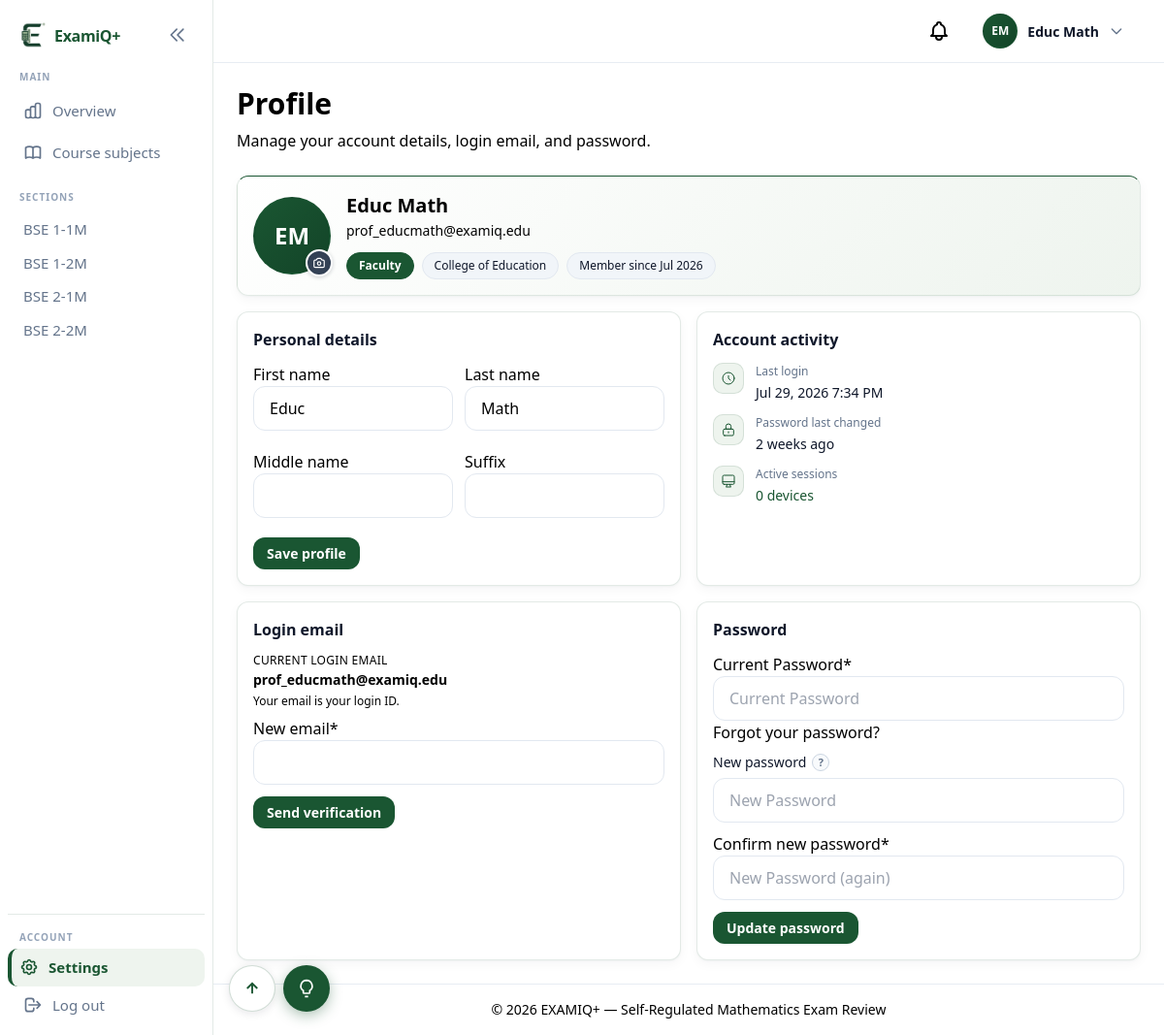
The app's page /profile/ (signed in), older data.
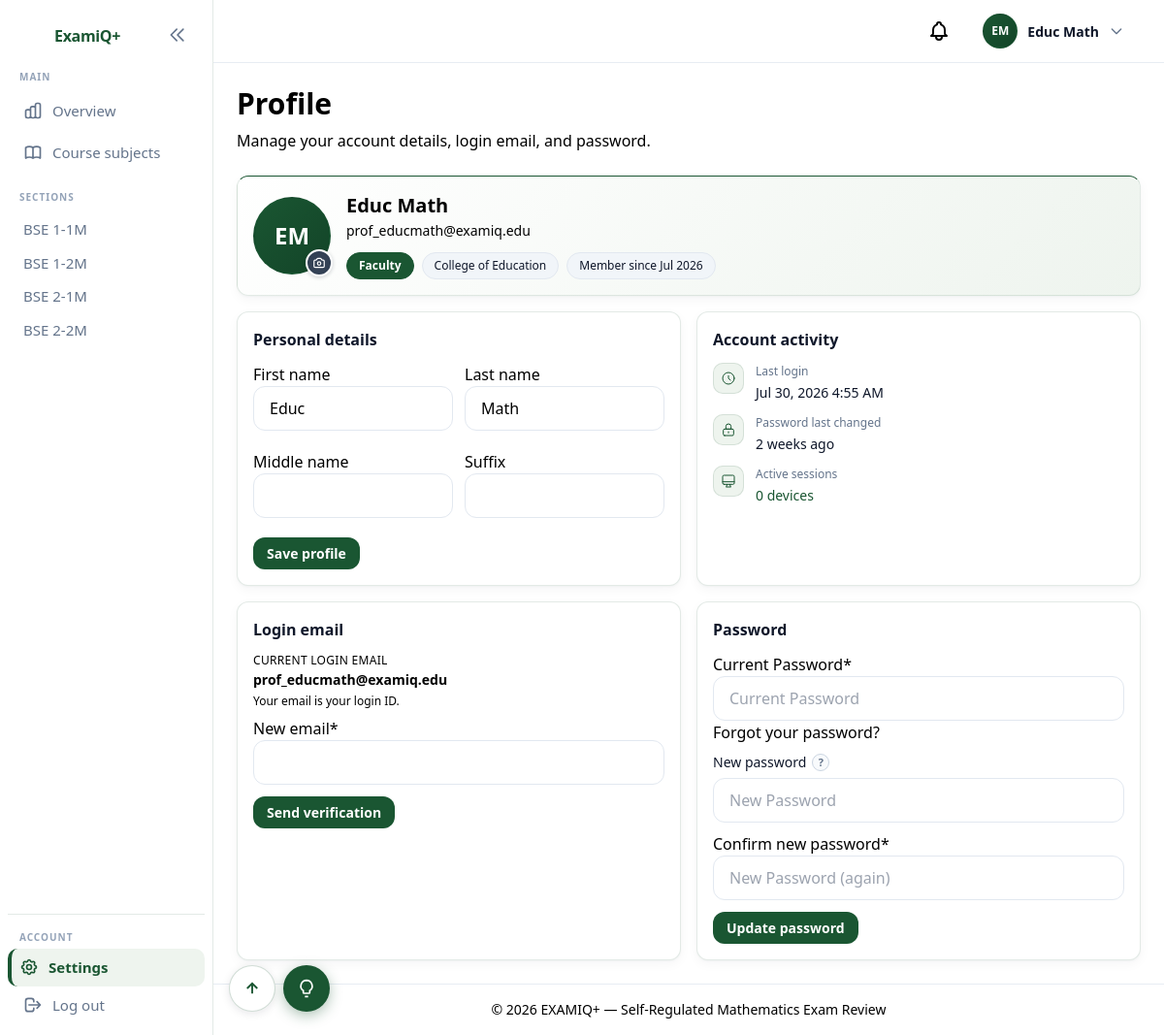
The same page, newer data.
### apps/users/models.py (models this page shows, shortened)
class User(AbstractUser):
    class Role(models.TextChoices):
        STUDENT = "student", "Student"
        PROFESSOR = "professor", "Faculty"
        CHAIRPERSON = "chairperson", "Department Chairperson"
        CAMPUS_ADMIN = "campus_admin", "Campus Administrator"
    class ApprovalStatus(models.TextChoices):
        APPROVED = "approved", "Approved"
        PENDING = "pending", "Pending"
        REJECTED = "rejected", "Rejected"
    class HomeDegreeProgram(models.TextChoices):
        CS = "cs", "Computer Science"
        IT = "it", "Information Technology"
        BSED_MATH = "bsed_math", "BSEd Mathematics"
        PSYCHOLOGY = "psychology", "Psychology"
        MARKETING = "marketing", "Marketing"
        HR = "hr", "Human Resources"
        HOSPITALITY = "hospitality", "Hospitality Management"
        CRIMINOLOGY = "criminology", "Criminology"
    username = None
    email = models.EmailField(unique=True)
    role = models.CharField(
        max_length=20,
        choices=Role.choices,
        default=Role.STUDENT,
    )
    department = models.ForeignKey(
        Department,
        on_delete=models.SET_NULL,
        null=True,
        blank=True,
        related_name="users",
    )
    home_degree_program = models.CharField(
        max_length=20,
        choices=HomeDegreeProgram.choices,
        blank=True,
        default="",
        help_text="Student's home degree program — scopes review course offerings.",
    )
    year_level = models.ForeignKey(
        "questions.YearLevel",
        on_delete=models.SET_NULL,
        null=True,
        blank=True,
        related_name="students",
        help_text="Student's current year level — scopes available subjects.",
    )
    section = models.ForeignKey(
        ProgramSection,
        on_delete=models.SET_NULL,
        null=True,
        blank=True,
        related_name="students",
        help_text="Student's cohort section for the current academic year.",
    )
    password_changed_at = models.DateTimeField(
        null=True,
        blank=True,
        help_text="When the user last changed their password.",
    )
    middle_name = models.CharField(max_length=150, blank=True, default="")
    suffix = models.CharField(
        max_length=20,
        blank=True,
        default="",
        help_text='Name suffix, e.g. "Jr.", "Sr.", "III".',
    )
    profile_photo = models.ImageField(upload_to="profile_photos/", blank=True, null=True)
    student_number = models.CharField(
        max_length=9,
        unique=True,
        null=True,
        blank=True,
        help_text="Nine-digit student ID (students only).",
    )
    employee_id = models.CharField(
        max_length=50,
        blank=True,
        default="",
        help_text="Employee ID for faculty and chairperson accounts.",
    )
    phone_number = models.CharField(
        max_length=11,
        blank=True,
        default="",
        help_text="Eleven-digit mobile number.",
    )
    approval_status = models.CharField(
        max_length=20,
        choices=ApprovalStatus.choices,
        default=ApprovalStatus.APPROVED,
    )
    USERNAME_FIELD = "email"
    REQUIRED_FIELDS: list[str] = []
    objects = UserManager()
    class Meta:
        verbose_name = "User"
        verbose_name_plural = "Users"
        ordering = ["email"]
    def get_full_name(self) -> str:
        parts = [self.first_name, self.middle_name, self.last_name]
        name = " ".join(part for part in parts if part).strip()
        if self.suffix:
            name = f"{name} {self.suffix}".strip()
        return name
    @property
    def initials(self) -> str:
        parts = [self.first_name[:1], self.last_name[:1]]
        return "".join(p.upper() for p in parts if p) or self.email[:2].upper()

class Department(models.Model):
    name = models.CharField(max_length=200, unique=True)
    class Meta:
        verbose_name = "Department"
        verbose_name_plural = "Departments"
        ordering = ["name"]

### apps/users/views.py (the view, shortened to what this page needs)
# urls.py: path("", ProfileView.as_view(), name="profile"),
class ProfileView(LoginRequiredMixin, View):
    template_name = "users/profile.html"
    def get_forms(self, user):
        return {
            "profile_form": ProfileUpdateForm(user=user),
            "email_form": EmailChangeRequestForm(user=user),
            "password_form": ExamiQChangePasswordForm(user=user),
        }
    def get_context(self, user, forms=None):
        forms = forms or self.get_forms(user)
        return {
            **forms,
            "pending_emails": EmailAddress.objects.filter(user=user, verified=False),
            "account_activity": get_account_activity(user),
        }
    def get(self, request):
        return render(request, self.template_name, self.get_context(request.user))

### apps/users/forms.py (shortened to what this page needs)
class EmailChangeRequestForm(forms.Form):
    email = forms.EmailField(required=True, label="New email")
    def __init__(self, user, *args, **kwargs):
        self.user = user
        super().__init__(*args, **kwargs)
        _style_fields(self)

### apps/users/assignment_services.py (called while the page is built)
def get_professor_course_queryset(professor: User):
    assignment_courses = Course.objects.filter(
        teaching_assignment__professor=professor,
        is_archived=False,
    )
    if assignment_courses.exists():
        return assignment_courses
    return Course.objects.filter(professor=professor, is_archived=False)

### apps/users/forms.py (called while the page is built)
def _style_fields(form: forms.Form) -> None:
    for field in form.fields.values():
        if hasattr(field.widget, "attrs"):
            field.widget.attrs.setdefault("class", INPUT_CLASS)

### apps/users/models.py (called while the page is built)
    @classmethod
    def for_home_degree(cls, slug: str):
        if not slug:
            return None
        return cls.objects.filter(slug=slug).first()

    @classmethod
    def get_current(cls) -> "AcademicYear | None":
        return cls.objects.filter(is_current=True).first()

### apps/users/notification_services.py (called while the page is built)
def unread_notification_count(user: User) -> int:
    return Notification.objects.filter(user=user, read_at__isnull=True).count()

### templates/users/profile.html (shortened to what the changed rows need)
{% extends "base.html" %}
{% load crispy_forms_tags humanize %}
{% block main_class %}profile-page{% endblock %}
{% block content %}
{% include "components/page_header.html" with title="Profile" subtitle="Manage your account details, login email, and password." %}
<div class="profile-bento">
    <div class="profile-bento-hero bento-card profile-card profile-hero bento-card--elevated">
        <div class="flex flex-col sm:flex-row sm:items-center gap-4">
            <div class="profile-hero-avatar">
                {% include "components/profile_avatar_upload.html" with size="hero" show_camera=True photo_form_id="profile-update-form" %}
            </div>
            <div class="flex-1 min-w-0">
                <p class="text-xl font-bold text-examiq-navy">
                    {{ user.get_full_name|default:user.email }}
                </p>
                <p class="text-sm text-examiq-slate mt-0.5">{{ user.email }}</p>
                <div class="flex flex-wrap gap-2 mt-3">
                    <span class="profile-pill profile-pill--role profile-pill--{{ user.role }}">{{ user.get_role_display }}</span>
                    {% if user.department %}
                    <span class="profile-pill">{{ user.department.name }}</span>
                    {% endif %}
                    <span class="profile-pill">Member since {{ user.date_joined|date:"M Y" }}</span>
                </div>
            </div>
        </div>
    </div>
    <div class="profile-bento-personal bento-card profile-card">
        <h2 class="profile-card-title">Personal details</h2>
        <form method="post" action="{% url 'users:profile' %}" enctype="multipart/form-data" class="profile-card-form" id="profile-update-form">
            <div class="profile-card-body">
                <div class="grid grid-cols-1 sm:grid-cols-2 gap-3">
                    {{ profile_form.first_name|as_crispy_field }}
                    {{ profile_form.last_name|as_crispy_field }}
                    {{ profile_form.middle_name|as_crispy_field }}
                    {{ profile_form.suffix|as_crispy_field }}
                </div>
            </div>
        </form>
    </div>
    <div class="profile-bento-activity bento-card profile-card">
        <h2 class="profile-card-title">Account activity</h2>
        <ul class="profile-activity-list">
            <li class="profile-activity-item">
                <div>
                    <p class="profile-activity-label">Last login</p>
                    {% if account_activity.last_login %}
                    <p class="profile-activity-value">{{ account_activity.last_login|date:"M d, Y g:i A" }}</p>
                    {% else %}
                    <p class="profile-activity-value">Never</p>
                    {% endif %}
                </div>
            </li>
            <li class="profile-activity-item">
                <div>
                    <p class="profile-activity-label">Password last changed</p>
                    <p class="profile-activity-value">{{ account_activity.password_changed_at|naturaltime }}</p>
                </div>
            </li>
        </ul>
    </div>
    <div class="profile-bento-email bento-card profile-card">
        <h2 class="profile-card-title">Login email</h2>
        <div class="profile-card-body">
            <div class="mb-3">
                <p class="text-xs text-examiq-slate uppercase tracking-wide font-medium mb-0.5">Current login email</p>
                <p class="text-examiq-navy font-semibold text-sm">{{ user.email }}</p>
                <p class="text-xs text-examiq-slate mt-1">Your email is your login ID.</p>
            </div>
        </div>
    </div>
    <div class="profile-bento-password bento-card profile-card">
        <h2 class="profile-card-title">Password</h2>
    </div>
</div>
{% endblock %}

### templates/components/navbar.html (shortened to what this page needs)
{% if user.is_authenticated %}
<header class="app-topbar">
    <div class="app-topbar-inner">
        <a href="{% url 'users:notifications' %}" class="relative p-2 text-examiq-slate hover:text-examiq-navy" aria-label="Notifications">
        </a>
        <div class="profile-dropdown" data-dropdown>
            <button type="button" class="profile-dropdown-trigger" data-dropdown-toggle aria-expanded="false" aria-haspopup="true">
                {% include "components/profile_avatar_upload.html" with size="nav" show_camera=False preview_id="nav-avatar-preview" %}
                <span class="profile-name hidden sm:inline">{{ user.get_full_name|default:user.email }}</span>
                <svg class="profile-chevron w-4 h-4" fill="none" stroke="currentColor" viewBox="0 0 24 24">
                    <path stroke-linecap="round" stroke-linejoin="round" stroke-width="2" d="M19 9l-7 7-7-7"/>
                </svg>
            </button>
        </div>
    </div>
</header>
{% endif %}

### templates/components/profile_avatar_upload.html (shortened to what this page needs)
{% load static %}
<div class="profile-avatar-wrap profile-avatar-wrap--{{ size|default:'form' }}">
    {% if user.profile_photo %}
    <img src="{{ user.profile_photo.url }}"
         alt=""
         class="profile-avatar-image"
         id="{% if preview_id %}{{ preview_id }}{% else %}profile-photo-preview{% endif %}">
    {% else %}
    <span class="profile-avatar profile-avatar--{{ user.role }} profile-avatar-image"
          id="{% if preview_id %}{{ preview_id }}{% else %}profile-photo-preview-fallback{% endif %}"
          aria-hidden="true">{{ user.initials }}</span>
    {% endif %}
    {% if show_camera %}
    <label for="id_profile_photo"
           class="profile-avatar-camera"
           title="Upload photo"
           aria-label="Upload profile photo"
           {% if photo_form_id %}form="{{ photo_form_id }}"{% endif %}>
    </label>
    {% endif %}
</div>

Row changes from the older to the newer data that the page shows:
changed User "Educ Math": last_login "Jul 29, 2026 7:34 PM" → "Jul 30, 2026 4:55 AM"
